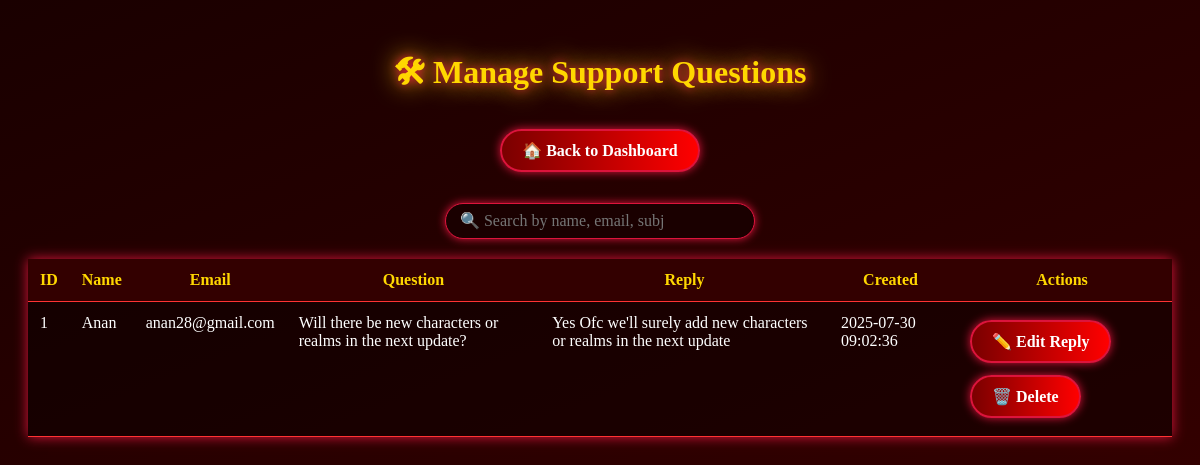
The app's page /manage_support_questions.php with its own data.
### tables this page shows
CREATE TABLE `support_questions` (
  `id` int(11) NOT NULL,
  `your_name` varchar(100) NOT NULL,
  `email` varchar(100) NOT NULL,
  `question` text NOT NULL,
  `created_at` timestamp NOT NULL DEFAULT current_timestamp(),
  `reply` text DEFAULT NULL,
  `replied_at` datetime DEFAULT NULL,
  `deleted` tinyint(1) DEFAULT 0
);

### manage_support_questions.php (the view, shortened to what this page needs)
<?php
include("db.php");
$search = isset($_GET['search']) ? mysqli_real_escape_string($conn, $_GET['search']) : '';
$where = "WHERE your_name LIKE '%$search%' OR email LIKE '%$search%' OR question LIKE '%$search%'";
$sql = "SELECT * FROM support_questions $where ORDER BY created_at DESC";
$result = mysqli_query($conn, $sql);
?>
<!DOCTYPE html>
<html lang="en">
<head>
</head>
<body>
<h1>🛠 Manage Support Questions</h1>
<div class="top-btn">
  <a class="magic-btn" href="dashboard.php">🏠 Back to Dashboard</a>
</div>
<div class="search-bar">
  <form method="GET" action="manage_support_questions.php">
    <input type="text" name="search" placeholder="🔍 Search by name, email, subj" value="<?= htmlspecialchars($search) ?>">
  </form>
</div>
<table>
  <thead>
    <tr>
      <th>ID</th>
      <th>Name</th>
      <th>Email</th>
      <th>Question</th>
      <th>Reply</th>
      <th>Created</th>
      <th>Actions</th>
    </tr>
  </thead>
  <tbody>
<?php if ($result && $result->num_rows > 0): ?>
      <?php while ($row = $result->fetch_assoc()): ?>
        <tr class="<?= $row['deleted'] ? 'deleted' : '' ?>">
          <td><?= $row['id'] ?></td>
          <td><?= htmlspecialchars($row['your_name']) ?></td>
          <td><?= htmlspecialchars($row['email']) ?></td>
          <td><?= htmlspecialchars($row['question']) ?></td>
          <td><?= nl2br(htmlspecialchars($row['reply'])) ?: '<span style="color:gray;">No reply yet</span>' ?></td>
          <td><?= $row['created_at'] ?></td>
          <td>
            <?php if (!$row['deleted']): ?>
              <a class="magic-btn" href="reply_support_question.php?id=<?= $row['id'] ?>">
  <?= empty($row['reply']) ? '📨 Reply' : '✏️ Edit Reply' ?>
</a>
              <a class="magic-btn" href="delete_support_question.php?id=<?= $row['id'] ?>" onclick="return confirm('Delete this contact message?');">🗑️ Delete</a>
            <?php else: ?>
              <a class="magic-btn" style="background: royalblue;" href="restore_support_question.php?id=<?= $row['id'] ?>">♻️ Restore</a>
            <?php endif; ?>
          </td>
        </tr>
      <?php endwhile; ?>
    <?php else: ?>
      <tr><td colspan="7">No records found.</td></tr>
    <?php endif; ?>
      </tbody>
</table>
</body>
</html>

### manage_support_questions.php (style rules this page uses)
body { background: linear-gradient(to bottom right, #1a0000, #330000); font-family: 'Cinzel', serif; color: #ffd700; padding: 20px; }
h1 { text-align: center; text-shadow: 0 0 10px crimson, 0 0 25px gold; margin-bottom: 20px; }
.top-btn { text-align: center; margin-bottom: 25px; }
.magic-btn { background: linear-gradient(to right, #7a0000, #ff0000); color: white; font-weight: bold; padding: 10px 20px; margin: 6px; border-radius: 30px; border: 2px solid crimson; text-decoration: none; box-shadow: 0 0 10px crimson; transition: all 0.3s ease; display: inline-block; }
table { width: 100%; border-collapse: collapse; min-width: 720px; background: rgba(0, 0, 0, 0.4); box-shadow: 0 0 12px crimson; }
th, td { padding: 12px; border-bottom: 1px solid #ff3333; color: white; vertical-align: top; }
th { background: #330000; color: gold; }
.search-bar { text-align: center; margin-bottom: 20px; }
input[type="text"] { padding: 8px 14px; border-radius: 25px; border: 1px solid crimson; width: 280px; font-family: 'Cinzel', serif; font-size: 1rem; background: #1a0000; color: #ffd700; box-shadow: 0 0 8px crimson; }

### records on screen
support_questions: id "1", your_name "Anan", email "anan28@gmail.com", question "Will there be new characters or realms in the next update?", reply "Yes Ofc we'll surely add new characters or realms in the next update", created_at "2025-07-30 09:02:36", shows "✏️ Edit Reply"
